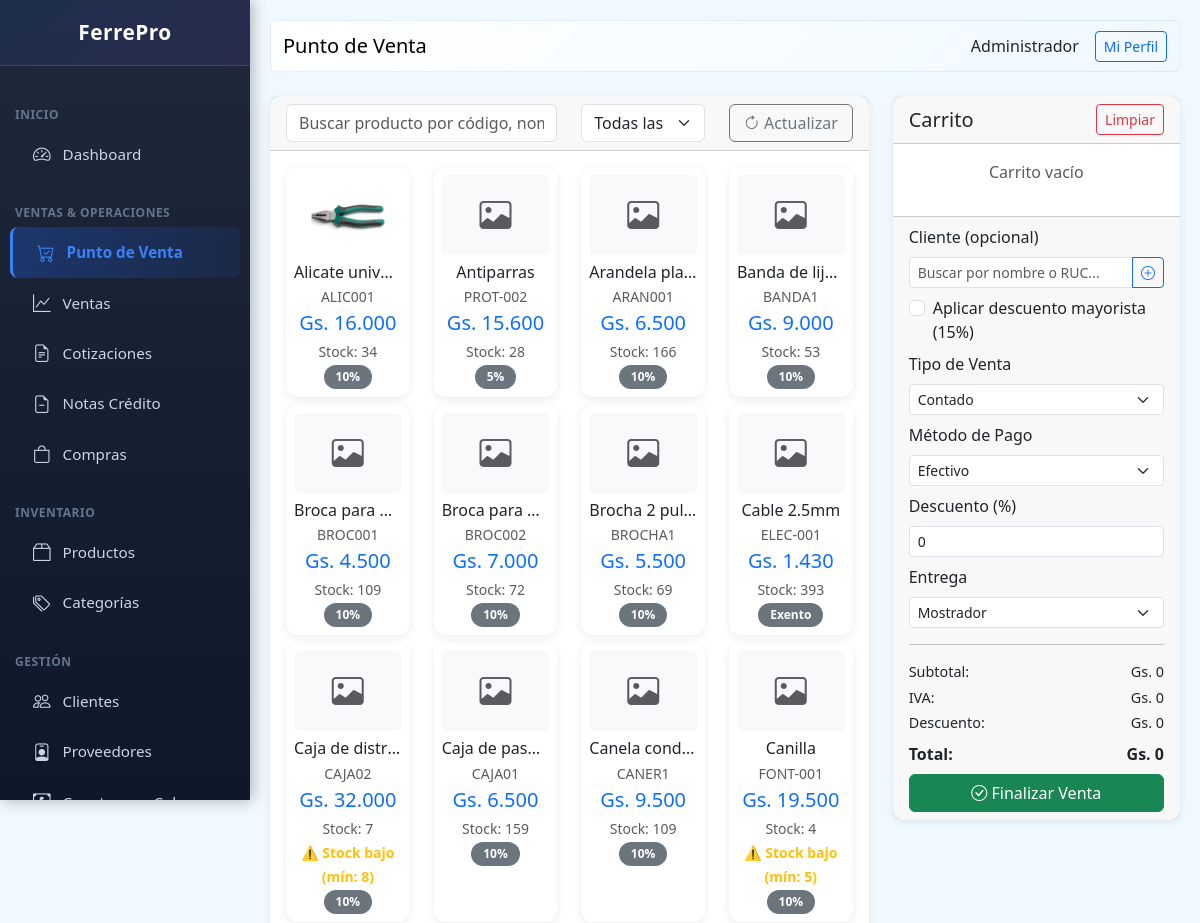
The app's page /public/index.php?page=pos (signed in, upper part), older data.
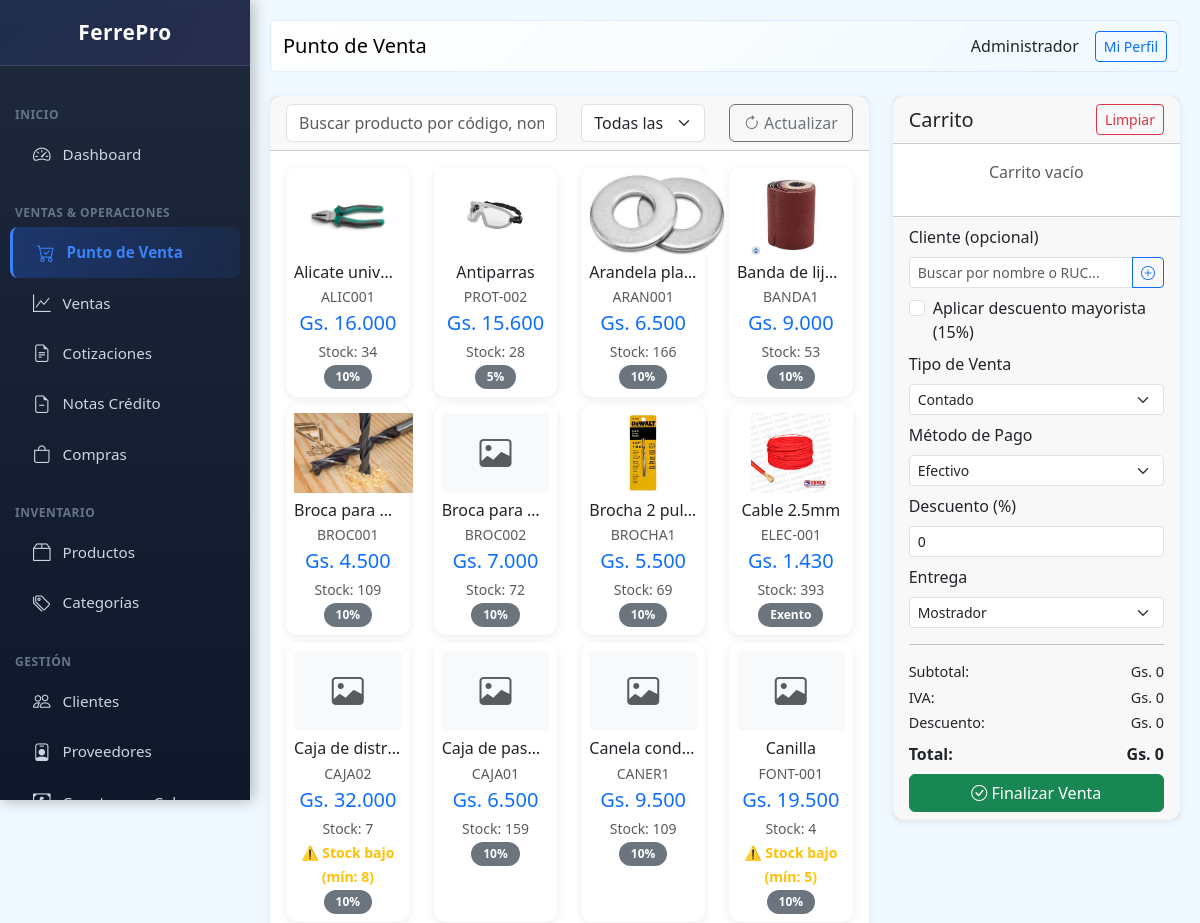
The same page, newer data.
### tables this page shows
CREATE TABLE users (
                id INTEGER PRIMARY KEY AUTOINCREMENT,
                name TEXT NOT NULL,
                email TEXT UNIQUE,
                password TEXT NOT NULL,
                role TEXT DEFAULT 'vendedor',
                active INTEGER DEFAULT 1,
                created_at DATETIME DEFAULT CURRENT_TIMESTAMP
            , last_login DATETIME, last_password_change DATETIME, failed_login_attempts INTEGER DEFAULT 0, locked_until DATETIME, two_fa_enabled INTEGER DEFAULT 0, two_fa_secret TEXT);

CREATE TABLE products (
                id INTEGER PRIMARY KEY AUTOINCREMENT,
                code TEXT UNIQUE,
                barcode TEXT,
                name TEXT NOT NULL,
                description TEXT,
                category_id INTEGER,
                provider_id INTEGER,
                unit TEXT DEFAULT 'unidad',
                cost_price REAL DEFAULT 0,
                sale_price REAL DEFAULT 0,
                wholesale_price REAL DEFAULT 0,
                stock INTEGER DEFAULT 0,
                min_stock INTEGER DEFAULT 5,
                location TEXT,
                active INTEGER DEFAULT 1,
                created_at DATETIME DEFAULT CURRENT_TIMESTAMP, iva INTEGER DEFAULT 10, image TEXT,
                FOREIGN KEY (category_id) REFERENCES categories(id),
                FOREIGN KEY (provider_id) REFERENCES providers(id)
            );

### class/Database.php (called while the page is built, shortened)
<?php
class Database extends PDO {
    private static $instance = null;
    public static function getInstance() {
        if (self::$instance === null) {
            self::$instance = new self();
        }
        return self::$instance;
    }
}

### class/Format.php (called while the page is built, shortened)
<?php
class Format {
    public static function money($amount) {
        $amount = floatval($amount);
        return 'Gs. ' . number_format($amount, 0, ',', '.');
    }
}

### views/pos/index.php (the view, shortened to what this page needs)
<?php
$pageTitle = 'Punto de Venta';
$categories = db()->query("SELECT * FROM categories WHERE active = 1 ORDER BY name")->fetchAll(PDO::FETCH_ASSOC);
$clients = db()->query("SELECT * FROM clients WHERE active = 1 ORDER BY name")->fetchAll(PDO::FETCH_ASSOC);
$products = db()->query("SELECT p.*, c.name as category_name FROM products p LEFT JOIN categories c ON p.category_id = c.id WHERE p.active = 1 AND p.stock > 0 ORDER BY p.name")->fetchAll(PDO::FETCH_ASSOC);
$content = '
<div class="row">
    <div class="col-md-8">
        <div class="card mb-3">
            <div class="card-header">
                <div class="row">
                    <div class="col-md-6">
                        <input type="text" id="searchProduct" class="form-control" placeholder="Buscar producto por código, nombre o barcode..." autocomplete="off">
                        <div id="searchResults" class="list-group position-absolute" style="z-index: 1000; max-height: 300px; overflow-y: auto; display: none; width: 100%; top: 38px;"></div>
                    </div>
                    <div class="col-md-3">
                        <select id="filterCategory" class="form-select">
                            <option value="">Todas las categorías</option>
                            ' . implode('', array_map(fn($c) => "<option value=\"{$c['id']}\">{$c['name']}</option>", $categories)) . '
                        </select>
                    </div>
                    <div class="col-md-3">
                        <button type="button" class="btn btn-outline-secondary w-100" id="btnActualizar">
                            <i class="bi bi-arrow-clockwise"></i> Actualizar
                        </button>
                    </div>
                </div>
            </div>
            <div class="card-body">
                <div id="productsGrid" class="row">';
foreach ($products as $p) {
    $stock_warning = $p['stock'] <= $p['min_stock'] ? 'border-warning border-2' : '';
    $iva_label = $p['iva'] == 0 ? 'Exento' : $p['iva'] . '%';
    $barcode = isset($p['barcode']) ? $p['barcode'] : '';
    $imgHtml = !empty($p['image']) ? '<img src="' . BASE_URL . '/' . htmlspecialchars($p['image']) . '" style="max-height: 80px; object-fit: contain;" class="mb-2">' : '<div class="mb-2" style="height: 80px; display: flex; align-items: center; justify-content: center; background: #f8f9fa; border-radius: 5px;"><i class="bi bi-image text-muted" style="font-size: 2rem;"></i></div>';
    $content .= '<div class="col-md-3 col-6 mb-2 product-card" data-category="' . ($p['category_id'] ?? '') . '" data-min-stock="' . $p['min_stock'] . '">
        <div class="card h-100 product-item ' . $stock_warning . '" style="cursor: pointer;" data-id="' . $p['id'] . '" data-name="' . htmlspecialchars($p['name']) . '" data-price="' . $p['sale_price'] . '" data-wholesale-price="' . ($p['wholesale_price'] ?? $p['sale_price']) . '" data-stock="' . $p['stock'] . '" data-min-stock="' . $p['min_stock'] . '" data-code="' . htmlspecialchars($p['code']) . '" data-barcode="' . htmlspecialchars($barcode) . '" data-iva="' . $p['iva'] . '" data-image="' . htmlspecialchars($p['image'] ?? '') . '">
            <div class="card-body text-center p-2">
                ' . $imgHtml . '
                <h6 class="mb-1 text-truncate">' . htmlspecialchars($p['name']) . '</h6>
                <p class="text-muted small mb-1">' . $p['code'] . '</p>
                <h5 class="text-primary mb-1">' . Format::money($p['sale_price']) . '</h5>
                <small class="text-muted">Stock: ' . $p['stock'] . '</small>';
    if ($p['stock'] <= $p['min_stock']) {
        $content .= '<br><small class="text-warning fw-bold">⚠️ Stock bajo (mín: ' . $p['min_stock'] . ')</small>';
    }
    $content .= '<br><small class="badge bg-secondary">' . $iva_label . '</small>';
    $content .= '</div>
        </div>
    </div>';
}
$content .= '</div>
            </div>
        </div>
    </div>
    <div class="col-md-4">
        <div class="card">
            <div class="card-header d-flex justify-content-between align-items-center">
                <h5 class="mb-0">Carrito</h5>
                <button type="button" class="btn btn-sm btn-outline-danger" id="btnLimpiar">Limpiar</button>
            </div>
            <div class="card-body p-0">
                <div id="cartItems" style="max-height: 400px; overflow-y: auto;">
                    <p class="text-center text-muted p-3">Carrito vacío</p>
                </div>
            </div>
            <div class="card-footer">
                <div class="mb-2">
                    <label class="form-label">Cliente (opcional)</label>
                    <div class="position-relative">
                        <div class="input-group input-group-sm">
                            <input type="text" id="clientSearch" class="form-control" placeholder="Buscar por nombre o RUC..." autocomplete="off">
                            <button type="button" class="btn btn-outline-primary" onclick="window.location.href=\'?page=clients&action=new\'" title="Nuevo cliente">
                                <i class="bi bi-plus-circle"></i>
                            </button>
                        </div>
                    </div>
                         ' . implode('', array_map(fn($c) => "{$c['']}{$c['']}{$c['']}{$c['']}{$c['']}{$c['']} {$c['']} " . ($c[''] > 0 ? " " . Format::money($c['']) . "" : "") . "</option>", $clients)) . '
                    <div class="form-check mt-2">
                        <input type="checkbox" class="form-check-input" id="wholesaleDiscount" onchange="renderCart()">
                        <label class="form-check-label" for="wholesaleDiscount">Aplicar descuento mayorista (15%)</label>
                    </div>
                </div>
                <div class="mb-2">
                    <label class="form-label">Tipo de Venta</label>
                    <select name="sale_type" id="saleType" class="form-select form-select-sm" onchange="checkSaleType()">
                        <option value="contado">Contado</option>
                    </select>
                </div>
                <div class="mb-2">
                    <label class="form-label">Método de Pago</label>
                    <select name="payment_method" id="paymentMethod" class="form-select form-select-sm">
                        <option value="efectivo">Efectivo</option>
                    </select>
                </div>
                <div class="mb-2">
                    <label class="form-label">Descuento (%)</label>
                    <input type="number" id="globalDiscount" class="form-control form-select-sm" value="0" min="0" max="100">
                </div>
                <div class="mb-2">
                    <label class="form-label">Entrega</label>
                    <select name="delivery_type" id="deliveryType" class="form-select form-select-sm">
                        <option value="mostrador">Mostrador</option>
                    </select>
                </div>
                 <hr>
                  <div class="d-flex justify-content-between mb-1" style="font-size: 0.9rem;">
                      <span>Subtotal:</span>
                      <span id="cartSubtotal">Gs. 0</span>
                  </div>
                  <div class="d-flex justify-content-between mb-1" style="font-size: 0.9rem;">
                      <span>IVA:</span>
                      <span id="cartIVA">Gs. 0</span>
                  </div>
                  <div class="d-flex justify-content-between mb-2" style="font-size: 0.9rem;">
                      <span>Descuento:</span>
                      <span id="cartDiscount">Gs. 0</span>
                  </div>
                  <div class="d-flex justify-content-between mb-2">
                      <span><strong>Total:</strong></span>
                      <span id="cartTotal"><strong>Gs. 0</strong></span>
                  </div>
                <button type="button" class="btn btn-success w-100" id="btnFinalizarVenta">
                    <i class="bi bi-check-circle"></i> Finalizar Venta
                </button>
            </div>
        </div>
    </div>
</div>
';

### public/index.php (shortened to what this page needs)
<?php
require_once dirname(__DIR__) . '/class/Database.php';
require_once dirname(__DIR__) . '/class/Format.php';
function db() {
    return Database::getInstance();
}
function auth() {
    return isset($_SESSION['user_id']) ? $_SESSION['user_id'] : null;
}
function user() {
    $stmt = db()->prepare("SELECT id, name, email, role FROM users WHERE id = ?");
    $stmt->execute([auth()]);
    return $stmt->fetch(PDO::FETCH_ASSOC);
}
function view($file, $data = []) {
    extract($data);
    $content = null;
    include dirname(__DIR__) . '/views/' . $file . '.php';
    include dirname(__DIR__) . '/views/layouts/main.php';
    exit;
}
$page = $_GET['page'] ?? 'home';
switch ($page) {
    case 'pos':
        $products = db()->query("SELECT p.*, c.name as category_name FROM products p LEFT JOIN categories c ON p.category_id = c.id WHERE p.active = 1 AND p.stock > 0 ORDER BY p.name")->fetchAll(PDO::FETCH_ASSOC);
        view('pos/index', compact('categories', 'clients', 'products'));
        break;
}
?>

### views/layouts/main.php (shortened to what this page needs)
<!DOCTYPE html>
<html lang="es">
<head>
    <link rel="stylesheet" href="https://cdn.jsdelivr.net/npm/bootstrap@5.3.0/dist/css/bootstrap.min.css">
    <link rel="stylesheet" href="https://cdn.jsdelivr.net/npm/bootstrap-icons@1.10.0/font/bootstrap-icons.css">
</head>
<body>
    <div class="sidebar">
        <div class="logo-section">
            <h5><i class="bi bi-hammer-wrench"></i> FerrePro</h5>
        </div>
        <nav class="nav flex-column">
            <div class="nav-section">Inicio</div>
            <a class="nav-link" href="?page=dashboard"><i class="bi bi-speedometer2"></i> Dashboard</a>
            <div class="nav-section">Ventas & Operaciones</div>
            <a class="nav-link" href="?page=pos"><i class="bi bi-cart-check"></i> Punto de Venta</a>
            <a class="nav-link" href="?page=sales"><i class="bi bi-graph-up"></i> Ventas</a>
            <a class="nav-link" href="?page=quotes"><i class="bi bi-file-earmark-text"></i> Cotizaciones</a>
            <a class="nav-link" href="?page=credit_notes"><i class="bi bi-file-earmark-minus"></i> Notas Crédito</a>
            <a class="nav-link" href="?page=purchases"><i class="bi bi-bag"></i> Compras</a>
            <div class="nav-section">Inventario</div>
            <a class="nav-link" href="?page=products"><i class="bi bi-box2"></i> Productos</a>
            <a class="nav-link" href="?page=categories"><i class="bi bi-tags"></i> Categorías</a>
            <div class="nav-section">Gestión</div>
            <a class="nav-link" href="?page=clients"><i class="bi bi-people"></i> Clientes</a>
            <a class="nav-link" href="?page=providers"><i class="bi bi-person-badge"></i> Proveedores</a>
            <a class="nav-link" href="?page=receivable"><i class="bi bi-cash-coin"></i> Cuentas por Cobrar</a>
        </nav>
    </div>
    <div class="main-content">
        <nav class="navbar navbar-expand-lg mb-4 rounded">
            <div class="container-fluid">
                <span class="navbar-brand mb-0 h1"><?= $pageTitle ?? 'FerrePro' ?></span>
                <div class="d-flex align-items-center gap-3">
                    <span><?= user()['name'] ?? '' ?></span>
                    <a href="?page=profile" class="btn btn-sm btn-outline-primary">Mi Perfil</a>
                </div>
            </div>
        </nav>
        <?= $content ?? '' ?>
    </div>
</body>
</html>

### views/layouts/main.php (style rules this page uses)
:root { --primary: #2563eb; --success: #10b981; --danger: #ef4444; --warning: #f59e0b; --info: #06b6d4; --secondary: #8b5cf6; --dark: #1e293b; }
body { font-family: 'Segoe UI', sans-serif; background: #f0f9ff; }
.sidebar { width: 250px; background: linear-gradient(180deg, #1e293b 0%, #0f172a 100%); height: 100vh; position: fixed; top: 0; left: 0; overflow-y: auto; box-shadow: 2px 0 15px rgba(0,0,0,0.3); z-index: 1000; }
.sidebar .logo-section { padding: 20px; text-align: center; border-bottom: 1px solid rgba(148, 163, 184, 0.2); background: linear-gradient(135deg, rgba(37, 99, 235, 0.1) 0%, rgba(139, 92, 246, 0.1) 100%); }
.sidebar .logo-section h5 { color: white; margin: 0; font-weight: 700; font-size: 1.3rem; letter-spacing: 0.5px; }
.sidebar nav { padding: 15px 0; }
.sidebar .nav-link { color: #cbd5e1; padding: 12px 20px; border-left: 3px solid transparent; display: flex; align-items: center; gap: 12px; transition: all 0.3s ease; margin: 0 10px; border-radius: 8px; font-size: 0.95rem; }
.sidebar .nav-link i { font-size: 1.1rem; transition: all 0.3s ease; }
.sidebar .nav-link.active { background: linear-gradient(90deg, rgba(37, 99, 235, 0.3) 0%, rgba(37, 99, 235, 0.1) 100%); color: #3b82f6; border-left-color: #3b82f6; font-weight: 600; padding-left: 24px; }
.sidebar .nav-link.active i { color: #3b82f6; }
.nav-section { padding: 15px 15px 5px 15px; font-size: 0.75rem; font-weight: 700; text-transform: uppercase; color: #64748b; letter-spacing: 0.5px; margin-top: 10px; }
.main-content { margin-left: 250px; padding: 20px; }
.navbar { background: linear-gradient(135deg, #ffffff 0%, #f0f9ff 100%); border-radius: 10px; border: 1px solid rgba(37, 99, 235, 0.1); }
.card { border: none; border-radius: 12px; box-shadow: 0 2px 8px rgba(0,0,0,0.08); transition: all 0.3s ease; }
.badge { border-radius: 20px; padding: 6px 12px; font-weight: 600; }

Row changes from the older to the newer data that the page shows:
changed products "Gs. 15.600": image: picture added
changed products "ARAN001": image: picture added
changed products "Gs. 9.000": image: picture added
changed products "Gs. 4.500": image: picture added
changed products "Gs. 5.500": image: picture added
changed products "Gs. 1.430": image: picture added
